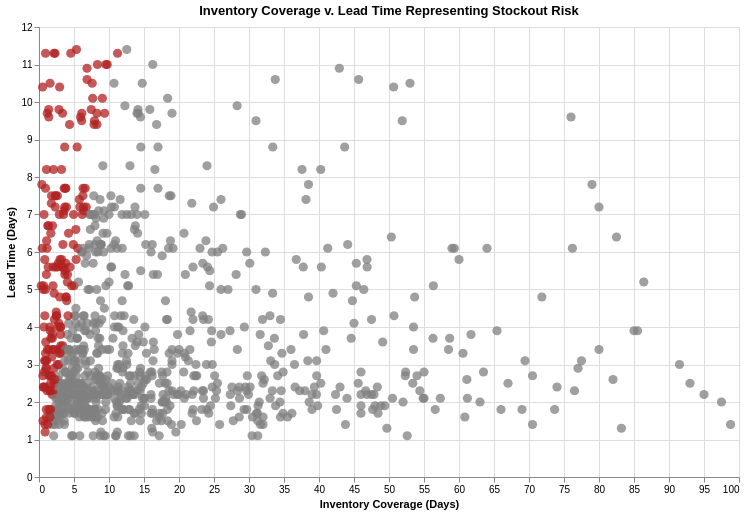

The notebook cell this image was saved under:
### Markdown cell above
Risk Chart

This chart compares how long inventory will last vs. how long it takes to recover it, showing where stockout risk is the highest.
The points represent store-product combinations, and the red markers indicate instances where lead time exceeds available inventory coverage. These scenarios represent zones with the highest where demand cannot be met until the next cycle. The cluster of red points shows that this mismatch occurs across multiple locations and products, particularly in high-demand environments. This indicates that current replenishment timelines are not enough to support surges conditions during storms.

### Code cell
risk_chart = alt.Chart(final).mark_circle(size=85, opacity=0.75).encode(
    x=alt.X('Inventory_Coverage_Days:Q', title='Inventory Coverage (Days)'),
    y=alt.Y('Lead_Time_Days:Q', title='Lead Time (Days)'),
    color=alt.condition(
        alt.datum.Lead_Time_Risk > 0,
        alt.value('#b22222'),
        alt.value('gray')
    ),
    tooltip=[
        alt.Tooltip('Store_ID:N', title='Store ID'),
        alt.Tooltip('City_store:N', title='City'),
        alt.Tooltip('SKU_Name:N', title='SKU'),
        alt.Tooltip('Inventory_Coverage_Days:Q', title='Coverage Days', format='.2f'),
        alt.Tooltip('Lead_Time_Days:Q', title='Lead Time', format='.2f'),
        alt.Tooltip('Lead_Time_Risk:Q', title='Risk', format='.2f')
    ]
).properties(
    width=700,
    height=450,
    title='Inventory Coverage v. Lead Time Representing Stockout Risk'
)
risk_chart

### Figure 1 — Vega-Lite specification as saved in the notebook (floating-point values rounded to 4 significant figures; data arrays with more than 128 entries replaced by an {"elided": "..."} marker saying what was removed)
{"config": {"view": {"continuousWidth": 300, "continuousHeight": 300}}, "data": {"name": "data-6935b5c4f81cfdc4281abb9d76696a92"}, "mark": {"type": "circle", "opacity": 0.75, "size": 85}, "encoding": {"color": {"condition": {"test": "(datum.Lead_Time_Risk > 0)", "value": "#b22222"}, "value": "gray"}, "tooltip": [{"field": "Store_ID", "title": "Store ID", "type": "nominal"}, {"field": "City_store", "title": "City", "type": "nominal"}, {"field": "SKU_Name", "title": "SKU", "type": "nominal"}, {"field": "Inventory_Coverage_Days", "format": ".2f", "title": "Coverage Days", "type": "quantitative"}, {"field": "Lead_Time_Days", "format": ".2f", "title": "Lead Time", "type": "quantitative"}, {"field": "Lead_Time_Risk", "format": ".2f", "title": "Risk", "type": "quantitative"}], "x": {"field": "Inventory_Coverage_Days", "title": "Inventory Coverage (Days)", "type": "quantitative"}, "y": {"field": "Lead_Time_Days", "title": "Lead Time (Days)", "type": "quantitative"}}, "height": 450, "title": "Inventory Coverage v. Lead Time Representing Stockout Risk", "width": 700, "$schema": "https://vega.github.io/schema/vega-lite/v5.20.1.json", "datasets": {"data-6935b5c4f81cfdc4281abb9d76696a92": {"elided": "905 records"}}}
